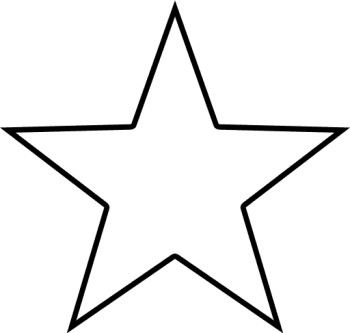
%> input picture star1.bmp, 350 x 333 px
$ octave hw1q1.m   (GNU Octave 9; MATLAB toolbox functions it lacks are replaced by stand-ins)
%> lines starting %> are read from the running program, lines starting %| are printed output that depends on the picture
### find_where_to_go.m
%this function is going to help us with finding the points
%we have to connect our cluster1 corners to.
function [cpoints1, cpoints2] = find_where_to_go(pcluster1, pcluster2)
%first we have the pcluster1, now:
%initialization of the points:
cpoints1 = zeros(5,2);
cpoints2 = zeros(5,2);

for i = 1:size(pcluster1,1)
    %for each point in pcluster1 (cluster 1), we are going to find
    %the two closest points in cluster2, and manage to connect them.
    differences = pcluster2-repmat(pcluster1(i,:),[5,1]);
    distances = zeros(size(differences,1),1);
    for j = 1:size(distances,1)
        distances(j,1) = norm(differences(j,:));
    end
    [a,b] = min(distances);
    cpoints1(i,:) = pcluster2(b,:);
    distances(b,1)=Inf;
    [a,b] = min(distances);
    cpoints2(i,:) = pcluster2(b,:);

end

end

### hw1q1.m
%%%%%%%%%%%%%%%%%%%%%%%%%%%%%%
%% #STAR - CORNER DETECTION %%
%% Shayan Fazeli - 91102171 %%
%%%%%%%%%%%%%%%%%%%%%%%%%%%%%%

%preparing the script:
clear all;
close all;
clc;

%reading the image:
disp('please enter the number of star you want to use as input.');
disp('for example, if you want star1.bmp, type in 1 and press enter');
num=input('My selection is ');
%> the answer given: 1
mystar = imread(['star', sprintf('%d', num),'.bmp']);
%> mystar is the input picture: size 333x350x3 uint8; min 0, max 255, mean 240.1

%%%%%%%%%%%%%%%%%%%%%%%%%
%PERFORMING HARRIS CORNER DETECTION
%well, what we do here is not "exactly" harris corner detection, but
%it's a variant and the ideas are exactly the same and gotten by that
%article.


%okay, first we need to have a gaussian type filter
%but it's derivative, in order to obtain the Ix and Iy
%needed for harris corner detector, we need to define it.
%the problem is there is no function equivalent for this purpose
%which was predefined in matlab, so we start by defining the
%gaussian derivative filter.

%window_size is going to determine the height and width of gaussian
%window we are willing to convolve our image with. it will be scaled
%automatically with the image size (number of rows to be exact).
%the value of the parameter has been set as a function, which it's
%relation itself has been deducted empirically and it might be
%a good idea to change it for a specific scale that has not been
%taken into consideration in this script.
window_size = ceil(5*(size(mystar,1)/400));
%> window_size = 5

%now, we need to define a meshgrid, based on which we define our gaussians:
[X, Y] = meshgrid(-(floor(window_size/2)):floor(window_size/2),...
        -(floor(window_size/2)):floor(window_size/2));

%standard deviation will be used in our gaussians. by trial and error
%it's been deduced that the value 1 works out to be the best choice.
standard_deviation = 1;
%what is the derivative of a gaussian? we use it here, to create horizonal
%and vertical gradient filters:
horizontal_gradient_filter = X .* exp(-(X.^2+Y.^2)/(2*standard_deviation^2));
vertical_gradient_filter = Y .* exp(-(X.^2+Y.^2)/(2*standard_deviation^2));
%and finally, the gaussian filter itself:
gaussian_filter = exp(-(X.^2+Y.^2)/(2*standard_deviation^2));

%now, we convolve these gaussian filters, in other words we are
%using a "weighted" gradient filter:
Ix = conv2(horizontal_gradient_filter, double(rgb2gray(mystar)));
Iy = conv2(vertical_gradient_filter, double(rgb2gray(mystar)));
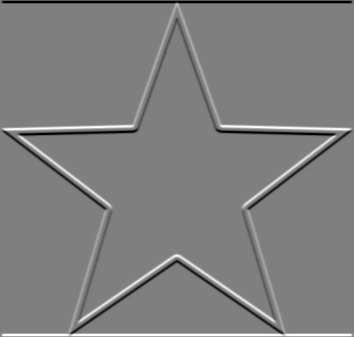
%> Iy: size 337x354 double; min -555.6, max 555.6, mean 0; mean of the top-left, top-right, bottom-left and bottom-right quarters -8.1, -8.1, 8.1, 8.1; drawn with min black and max white

%now, smoothening up the things:
Ix2 = conv2(gaussian_filter, Ix.^2);
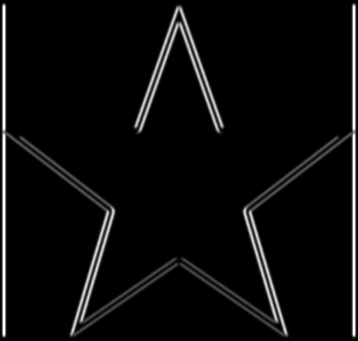
%> Ix2: size 341x358 double; min 1.06e-30, max 1285785.3, mean 58423.6; drawn with min black and max white
Iy2 = conv2(gaussian_filter, Iy.^2);
Ixy = conv2(gaussian_filter, Ix.*Iy);
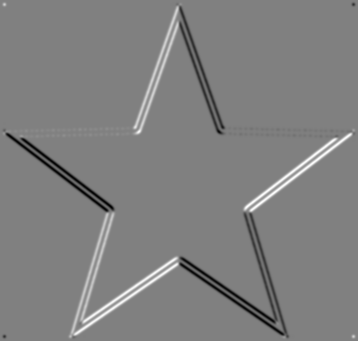
%> Ixy: size 341x358 double; min -577874.5, max 571798.2, mean 5.7; drawn with min black and max white

%seeing harris corner detection algorithm's details in
%wikipedia, it says that the cost function defined in the article
%sometimes gets tough to work with. so, we use this cost function
%which is more common. first, we define a small positive integer, called
%the epsilon:
epsilon = 0.00001;

%now for "each" pixel, we define an energy value:
M = 2*(Ix2.*Iy2-(Ixy.^2))./(Ix2+Iy2+epsilon);
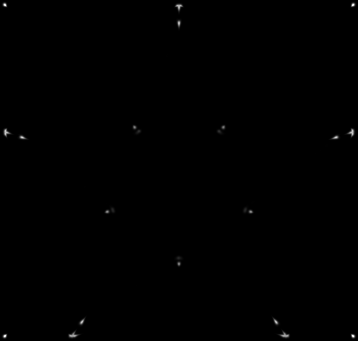
%> M: size 341x358 double; min -6.52e-18, max 442539.2, mean 764.1; drawn with min black and max white
%taking a copy of it:
M2 = M;

%in this stage, we show the energy value by which we are going to decide
%where are the potential corner points and their whereabouts:
imagesc(M); title('energy function');
%> after `title('energy function')`:
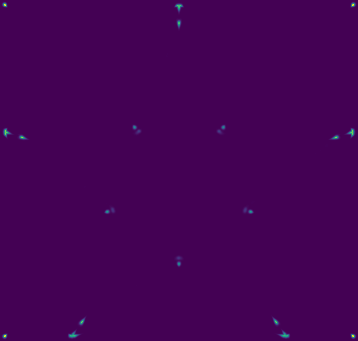
%> displayed picture: size 341x358x3, on the screen's scale of 0 to 255; mean R, G, B 68, 1.5, 84.3

disp('script is paused, press enter to continue..');
pause;

%after pause, it's time to deal with the energy map.
%first, we need to put a threshold in the field, and throw
%the pixels with energy less than that threshold out as garbage.

%empirically, it's been concluded that a threshold, scalable
%with the size and about 30 percent of the maximum value of M
%(based on imhist and estimating the variance and investigating
%the distribution of the values), is going to work good in this case.
threshold = 0.3 * (size(mystar,1)/400) * max(M(:));
%> threshold = 110524.2
%compute the indices of pixels with energy less than that:
indices = M < threshold;
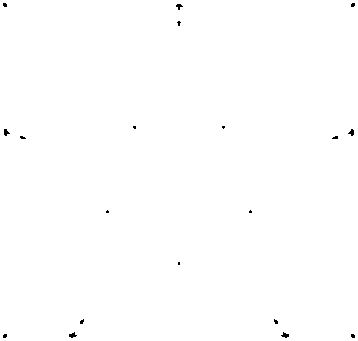
%> indices: size 341x358 logical; 99.8% white; black in thin lines or dots
%throwing them out:
M(indices)=0;


%now, i try to find maximums, then burn them down...
corners = [];
cutter_half_window = floor(10); %this could be scaled, yet
%for the range we're working on i didnt think it was necessary, though
%it is possible that in a specific case this be better changed.
%25 times finding the maximums:
for i = 1:25
    [xmax1, ymax1] = find(M == (max(M(:))));
    xmax = xmax1(1);
    ymax = ymax1(1);
    %in above lines we have found the first maximum we could have found
    %now, concatenating corners with it:
    corners = [corners; [xmax, ymax]];
    %wiping it's whereabouts clean so we don't get stuck in there:
    M(max(1,xmax-cutter_half_window):min(size(M,1),xmax+cutter_half_window),...
        max(1,ymax-cutter_half_window):min(size(M,2),ymax+cutter_half_window))=0;
end
%> this loop made 25 passes
%> (xmax1, ymax1, xmax, ymax) on passes 1, 7, 8, 9, 10, 11, 12, 13, 14, 15, 16, 17: ([5; 337; 5; 337], [5; 5; 354; 354], 5, 5), (134, 6, 134, 6), (134, 353, 134, 353), (323, 82, 323, 82), (323, 277, 323, 277), (7, 180, 7, 180), (24, 180, 24, 180), (336, 285, 336, 285), (336, 75, 336, 75), (212, 251, 212, 251), (212, 108, 212, 108), (128, 135, 128, 135)
%> (xmax, ymax) on passes 20 to 25: (1, 1), (1, 1), (1, 1), (1, 1), (1, 1), (1, 1)
%> M: size 341x358 double; every value is 0
%> after the loop, corners = 25 rows, first 12: [5 5; 337 5; 5 354; 337 354; 138 23; 138 336; 134 6; 134 353; 323 82; 323 277; 7 180; 24 180]


%now, just in case, purging the corners array:
%first, we define new corners:
new_corners = [];
%first, add the first corner to the array:
new_corners = [new_corners; corners(1,:)];
%> new_corners = [5 5]
%now for the other corners...
i = 2;
%this flag will be used in the loop:
flag = 0;
%purge threshold means the minimum distance
%two corner points are allowed to have. i haven't worked
%long on it's scaling mechanism, but if the scale being used
%be abnormal, it could simply be changed and the code still works.
%for the scales close to our examples, this simple two mode threshold
%will do.
purge_threshold = 20;
if (size(mystar,1)<100)
    purge_threshold=10;
end

%so, sweeping the corners array:
while i <= size(corners,1)
    %check whether or not there is a point in the array that
    %is taken into consideration before as another corner point:
    for j=1:size(new_corners,1)
        if (i>=0 && i<=size(corners,1))
            if(norm(new_corners(j,:)-corners(i,:))<purge_threshold)
                %if so, do this:
                 new_corners(j,:) = 0.5*(new_corners(j,:)+corners(i,:));
                i = i + 1;
                flag = 1;
            end
        else
            break;
        end
    end
    if flag == 1
        flag = 0;
    else
        %if not, add it up, continue:
        new_corners = [new_corners; corners(i,:)];
        i = i + 1;
    end
end
%> this loop made 23 passes
%> (new_corners, i) on passes 1 to 5: ([5 5; 337 5], 3), ([5 5; 337 5; 5 354], 4), ([5 5; 337 5; 5 354; 337 354], 5), ([5 5; 337 5; 5 354; 337 354; 138 23], 6), ([5 5; 337 5; 5 354; 337 354; 138 23; 138 336], 7)
%> i on passes 7, 8, 9, 13, 14, 15: 10, 11, 12, 16, 17, 18
%> after the loop, i = 26; new_corners = 14 rows, first 12: [1.06 1.06; 337 5; 5 354; 337 354; 136 14.5; 136 344.5; 329.5 78.5; 329.5 281; 15.5 180; 212 251; 212 108; 128 135]
%saving the changes:
corners = new_corners;
%> corners has the same summary as new_corners

%now, it's time to show the star and it's corners:
imshow(mystar); title('the star and its corners'); hold on;

temp_corners = [];
%showing them using red Xs..
for i =1:size(corners,1)
    if(~((corners(i,1)<10 && corners(i,2)<10) || ...
            ((corners(i,1)>size(M,1)-10) && (corners(i,2) > size(M,2)-10)) ||...
            ((corners(i,1)>size(M,1)-10) && corners(i,2)<10) || ...
            ((corners(i,1)<10 && (corners(i,2) > size(M,2)-10)))))
        plot(corners(i,2),corners(i,1),'rx');
        temp_corners=[temp_corners; corners(i,:)];
    end
end
%> this loop made 14 passes
%> temp_corners on passes 5 to 9: [136 14.5], [136 14.5; 136 344.5], [136 14.5; 136 344.5; 329.5 78.5], [136 14.5; 136 344.5; 329.5 78.5; 329.5 281], [136 14.5; 136 344.5; 329.5 78.5; 329.5 281; 15.5 180]
%> after the loop, temp_corners = [136 14.5; 136 344.5; 329.5 78.5; 329.5 281; 15.5 180; 212 251; 212 108; 128 135; 264 179; 128 224]
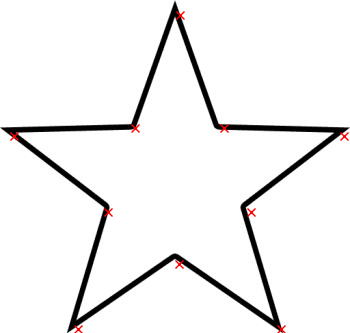
%> figure redrawn from the program's plot data; its title reads 'the star and its corners'


%now, trying to know them.
%first, we need to compute the center:
corners = temp_corners;
%> corners has the same summary as temp_corners
center = mean(corners);
%> center = [189.1 179.6]

%now we have to compute the distance of the points, from the center:
differences = corners - repmat(center,[size(corners,1),1]);
%> differences = [-53.05 -165.1; -53.05 164.9; 140.4 -101.1; 140.4 101.4; -173.6 0.45; 22.95 71.45; 22.95 -71.55; -61.05 -44.55; 74.95 -0.55; -61.05 44.45]
distances = zeros(size(differences,1),1);
for i = 1:size(differences,1)
    distances(i,1) = norm(differences(i,:));
end
%> this loop made 10 passes
%> after the loop, distances = [173.4; 173.3; 173; 173.3; 173.6; 75.05; 75.14; 75.58; 74.95; 75.52]

%now, we have two clusters, one, the inner circle, the points closer
%to the center:
cluster1=zeros(10,1);
[useless, index] = min(distances);
%> useless = 74.95; index = 9
distances(index,1)=Inf;
cluster1(index,1)=1;
[useless, index] = min(distances);
%> useless = 75.05; index = 6
distances(index,1)=Inf;
cluster1(index,1)=1;
[useless, index] = min(distances);
%> useless = 75.14; index = 7
distances(index,1)=Inf;
cluster1(index,1)=1;
[useless, index] = min(distances);
%> useless = 75.52; index = 10
distances(index,1)=Inf;
cluster1(index,1)=1;
[useless, index] = min(distances);
%> useless = 75.58; index = 8
distances(index,1)=Inf;
cluster1(index,1)=1;

%now the cluster2:
cluster2 = ~cluster1;
%> cluster2 = [true; true; true; true; true; false; false; false; false; false]

pcluster1 = corners(find(cluster1),:);
%> pcluster1 = [212 251; 212 108; 128 135; 264 179; 128 224]
pcluster2 = corners(find(cluster2),:);
%> pcluster2 = [136 14.5; 136 344.5; 329.5 78.5; 329.5 281; 15.5 180]

%now we get one point, compute the distance between this point
%that was chosen from cluster1, and all the points from
%the cluster2, that will give us the edge of the star. now,
%using that size, we can manage to connect them.
[cpoints1, cpoints2] = find_where_to_go(pcluster1, pcluster2);
%> the loop in find_where_to_go, `for i = 1:size(pcluster1,1)` made 5 passes
%> differences on passes 1 to 5: [-76 -236.5; -76 93.5; 117.5 -172.5; 117.5 30; -196.5 -71], [-76 -93.5; -76 236.5; 117.5 -29.5; 117.5 173; -196.5 72], [8 -120.5; 8 209.5; 201.5 -56.5; 201.5 146; -112.5 45], [-128 -164.5; -128 165.5; 65.5 -100.5; 65.5 102; -248.5 1], [8 -209.5; 8 120.5; 201.5 -145.5; 201.5 57; -112.5 -44]
%> after the loop in find_where_to_go, `for i = 1:size(pcluster1,1)`: cpoints1 = [136 344.5; 136 14.5; 136 14.5; 329.5 78.5; 136 344.5]; cpoints2 = [329.5 281; 329.5 78.5; 15.5 180; 329.5 281; 15.5 180]; distances = [209.7; Inf; 248.5; 209.4; 120.8]


%now that we have the points, and what they are connected to, let us
%draw:
%> (the run ends here)
